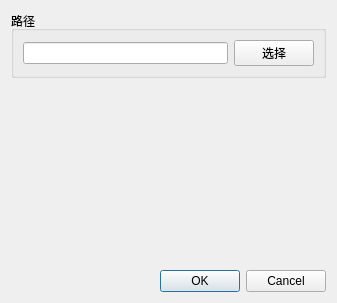
<?xml version="1.0" encoding="UTF-8"?>
<ui version="4.0">
 <class>settings</class>
 <widget class="QWidget" name="settings">
  <property name="geometry">
   <rect>
    <x>0</x>
    <y>0</y>
    <width>337</width>
    <height>303</height>
   </rect>
  </property>
  <property name="windowTitle">
   <string>设置</string>
  </property>
  <layout class="QVBoxLayout" name="verticalLayout">
   <item>
    <widget class="QGroupBox" name="groupBox">
     <property name="title">
      <string>路径</string>
     </property>
     <layout class="QHBoxLayout" name="horizontalLayout">
      <item>
       <widget class="QLineEdit" name="txtPath"/>
      </item>
      <item>
       <widget class="QPushButton" name="btnChoose">
        <property name="text">
         <string>选择</string>
        </property>
       </widget>
      </item>
     </layout>
    </widget>
   </item>
   <item>
    <spacer name="verticalSpacer">
     <property name="orientation">
      <enum>Qt::Vertical</enum>
     </property>
     <property name="sizeHint" stdset="0">
      <size>
       <width>20</width>
       <height>40</height>
      </size>
     </property>
    </spacer>
   </item>
   <item>
    <widget class="QDialogButtonBox" name="buttonBox">
     <property name="standardButtons">
      <set>QDialogButtonBox::Cancel|QDialogButtonBox::Ok</set>
     </property>
    </widget>
   </item>
  </layout>
 </widget>
 <resources/>
 <connections/>
</ui>
